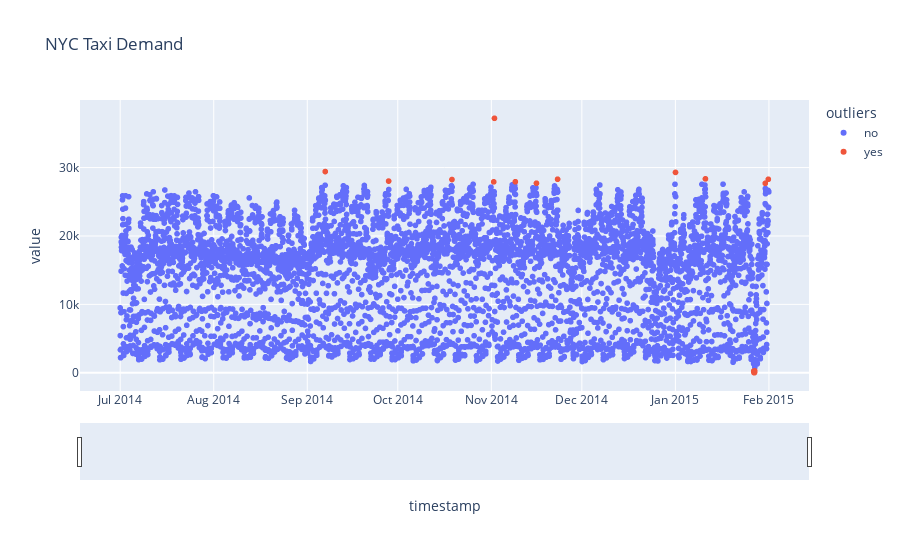

The code cell stored with this chart in its notebook:
### Code cell
fig=px.scatter(df.reset_index(),x='timestamp',y='value',color='outliers',hover_data=['weekday'],  title='NYC Taxi Demand')
#weekday as a tooltip and outliers with color
fig.update_xaxes(rangeslider_visible=True)  #adding slider to stretch the line chart to see monthly to hourly pattern  
fig.show()

### Figure 1 — Plotly figure (JSON) as saved in the notebook; plotly's stock layout.template omitted (floating-point values rounded to 4 significant figures; data arrays with more than 128 entries replaced by an {"elided": "..."} marker saying what was removed)
{"data": [{"customdata": {"elided": "5139x1 str values"}, "hovertemplate": "outliers=no<br>timestamp=%{x}<br>value=%{y}<br>weekday=%{customdata[0]}<extra></extra>", "legendgroup": "no", "marker": {"color": "#636efa", "symbol": "circle"}, "mode": "markers", "name": "no", "showlegend": true, "type": "scattergl", "x": {"elided": "5139 str values"}, "xaxis": "x", "y": {"elided": "5139 float values"}, "yaxis": "y"}, {"customdata": [["Saturday"], ["Saturday"], ["Saturday"], ["Saturday"], ["Sunday"], ["Saturday"], ["Saturday"], ["Saturday"], ["Thursday"], ["Saturday"], ["Monday"], ["Tuesday"], ["Tuesday"], ["Tuesday"], ["Tuesday"], ["Tuesday"], ["Tuesday"], ["Tuesday"], ["Tuesday"], ["Friday"], ["Saturday"]], "hovertemplate": "outliers=yes<br>timestamp=%{x}<br>value=%{y}<br>weekday=%{customdata[0]}<extra></extra>", "legendgroup": "yes", "marker": {"color": "#EF553B", "symbol": "circle"}, "mode": "markers", "name": "yes", "showlegend": true, "type": "scattergl", "x": ["2014-09-06T23:00:00", "2014-09-27T23:00:00", "2014-10-18T23:00:00", "2014-11-01T19:00:00", "2014-11-02T01:00:00", "2014-11-08T23:00:00", "2014-11-15T23:00:00", "2014-11-22T23:00:00", "2015-01-01T01:00:00", "2015-01-10T23:00:00", "2015-01-26T23:00:00", "2015-01-27T00:00:00", "2015-01-27T01:00:00", "2015-01-27T02:00:00", "2015-01-27T03:00:00", "2015-01-27T04:00:00", "2015-01-27T05:00:00", "2015-01-27T06:00:00", "2015-01-27T07:00:00", "2015-01-30T19:00:00", "2015-01-31T19:00:00"], "xaxis": "x", "y": [29420.0, 28020.0, 28250.0, 27912, 37200.0, 27926, 27713, 28299, 29292, 28351, 243, 94.5, 39.5, 29, 9.5, 14.5, 29, 88, 274, 27698, 28290.0], "yaxis": "y"}], "layout": {"legend": {"title": {"text": "outliers"}, "tracegroupgap": 0}, "title": {"text": "NYC Taxi Demand"}, "xaxis": {"anchor": "y", "domain": [0, 1], "rangeslider": {"visible": true}, "title": {"text": "timestamp"}}, "yaxis": {"anchor": "x", "domain": [0, 1], "title": {"text": "value"}}}}
